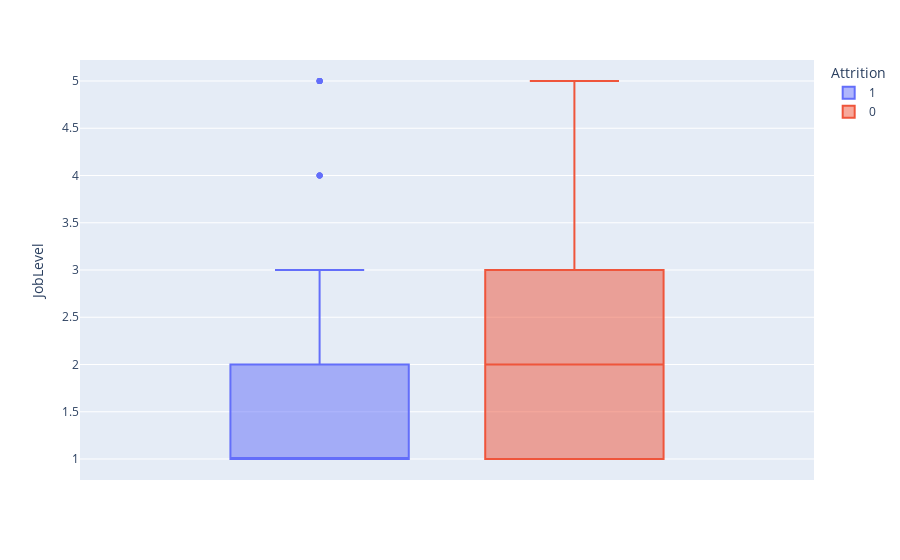

Here is the notebook cell this chart was saved with:
### Markdown cell above
Estos gráficos siguen teniendo concordancia con los anteriores, porque implica que los trabajadores con menos antiguedad (en otras palabras, los mas jovenes) son los que tienen mayor posibilidad de abandonar el negocio.

### Code cell
px.box(data_frame= df, y = "JobLevel",  color= "Attrition")

### Figure 1 — Plotly figure (JSON) as saved in the notebook; plotly's stock layout.template omitted (floating-point values rounded to 4 significant figures; data arrays with more than 128 entries replaced by an {"elided": "..."} marker saying what was removed)
{"data": [{"alignmentgroup": "True", "hovertemplate": "Attrition=1<br>JobLevel=%{y}<extra></extra>", "legendgroup": "1", "marker": {"color": "#636efa"}, "name": "1", "notched": false, "offsetgroup": "1", "orientation": "v", "showlegend": true, "type": "box", "x0": " ", "xaxis": "x", "y": {"elided": "179 int values"}, "y0": " ", "yaxis": "y"}, {"alignmentgroup": "True", "hovertemplate": "Attrition=0<br>JobLevel=%{y}<extra></extra>", "legendgroup": "0", "marker": {"color": "#EF553B"}, "name": "0", "notched": false, "offsetgroup": "0", "orientation": "v", "showlegend": true, "type": "box", "x0": " ", "xaxis": "x", "y": {"elided": "879 int values"}, "y0": " ", "yaxis": "y"}], "layout": {"boxmode": "group", "legend": {"title": {"text": "Attrition"}, "tracegroupgap": 0}, "margin": {"t": 60}, "xaxis": {"anchor": "y", "domain": [0, 1]}, "yaxis": {"anchor": "x", "domain": [0, 1], "title": {"text": "JobLevel"}}}}
